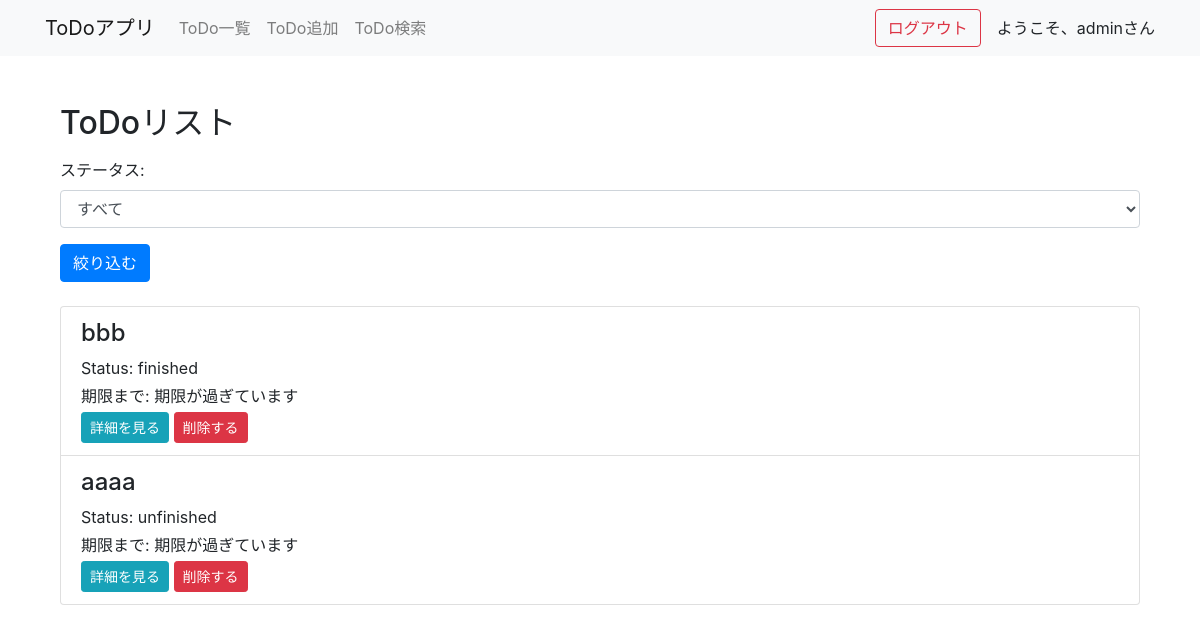
The page /todo/ (signed in) on the database as committed earlier.
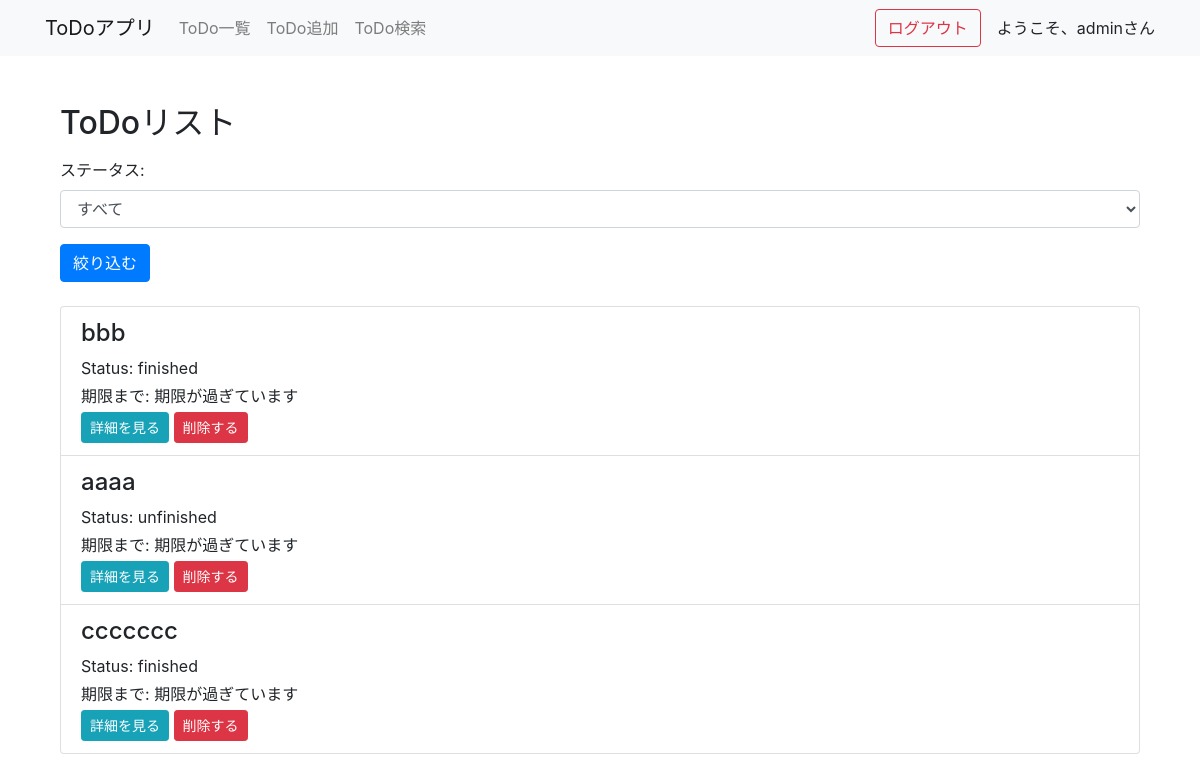
The same page on the database as committed later.
### todo_app/models.py (models this page shows, shortened)
class Post(models.Model):
    title = models.CharField(max_length=40)
    text = models.TextField()
    date = models.DateField()
    status = models.CharField(
        max_length = 100,
        choices = CATEGORY
    )
    user = models.ForeignKey(User, on_delete=models.CASCADE)

### todo_app/views.py (the view)
# urls.py: path('todo/', views.ListTodoView.as_view(), name='todo-list'),
class ListTodoView(LoginRequiredMixin, ListView):
    template_name = 'todo/todo_list.html'
    model = Post
    context_object_name = 'todos'  # テンプレート内で使用するオブジェクトの名前を指定
    def get_queryset(self):
        status = self.request.GET.get('status')
        if status == 'finished':
            todos = Post.objects.filter(user=self.request.user, status='finished').order_by('date')
        elif status == 'unfinished':
            todos = Post.objects.filter(user=self.request.user, status='unfinished').order_by('date')
        else:
            todos = Post.objects.filter(user=self.request.user).order_by('date')
        return todos
    def get_context_data(self, **kwargs):
        context = super().get_context_data(**kwargs)
        context['status'] = self.request.GET.get('status', '')
        return context

### todo_app/templatetags/custom_filters.py (called while the page is built)
@register.filter
def days_until(target_date):
    if not isinstance(target_date, date):
        return ''
    today = date.today()
    delta = target_date - today
    if delta.days >= 0:
        return f'{delta.days}日'
    else:
        return '期限が過ぎています'

### todo_app/templates/todo/todo_list.html (shortened to what this page needs)
{% extends 'base.html' %}
{% load custom_filters %}
{% block content %}
<div class="container">
    <h2 class="mt-4 mb-3">ToDoリスト</h2>
    <form method="get" action="{% url 'todo-list' %}" class="mb-4">
        <div class="form-group">
            <label for="status">ステータス:</label>
            <select name="status" id="status" class="form-control">
                <option value="">すべて</option>
            </select>
        </div>
        <button type="submit" class="btn btn-primary">絞り込む</button>
    </form>
    <ul class="list-group">
        {% for todo in todos %}
            <li class="list-group-item">
                <h4>{{ todo.title }}</h4>
                <p class="mb-1">Status: {{ todo.status }}</p>
                <p class="mb-1">期限まで: {{ todo.date|days_until }}</p>
                <a href="{% url 'todo-detail' todo.pk %}" class="btn btn-info btn-sm">詳細を見る</a>
                <a href="{% url 'todo-delete' todo.pk %}" class="btn btn-danger btn-sm">削除する</a>
            </li>
        {% empty %}
            <li class="list-group-item">ToDoはありません。</li>
        {% endfor %}
    </ul>
</div>
{% endblock content %}

Rows that differ between the two databases and show on the page:
added Post: title "ccccccc", status "finished", date|days_until "期限が過ぎています"
